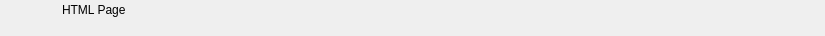
<?xml version="1.0" encoding="UTF-8"?>
<ui version="4.0">
 <class>RundownHtmlWidget</class>
 <widget class="QWidget" name="RundownHtmlWidget">
  <property name="geometry">
   <rect>
    <x>0</x>
    <y>0</y>
    <width>825</width>
    <height>36</height>
   </rect>
  </property>
  <layout class="QHBoxLayout" name="horizontalLayout">
   <property name="spacing">
    <number>0</number>
   </property>
   <property name="margin">
    <number>0</number>
   </property>
   <item>
    <widget class="QFrame" name="frameItem">
     <property name="sizePolicy">
      <sizepolicy hsizetype="Preferred" vsizetype="Fixed">
       <horstretch>0</horstretch>
       <verstretch>0</verstretch>
      </sizepolicy>
     </property>
     <property name="minimumSize">
      <size>
       <width>0</width>
       <height>36</height>
      </size>
     </property>
     <widget class="QLabel" name="labelIcon">
      <property name="geometry">
       <rect>
        <x>22</x>
        <y>2</y>
        <width>32</width>
        <height>32</height>
       </rect>
      </property>
      <property name="text">
       <string/>
      </property>
      <property name="pixmap">
       <pixmap resource="../Widgets.qrc">:/Graphics/Images/Html.png</pixmap>
      </property>
      <property name="scaledContents">
       <bool>true</bool>
      </property>
     </widget>
     <widget class="QLabel" name="labelChannel">
      <property name="geometry">
       <rect>
        <x>0</x>
        <y>0</y>
        <width>0</width>
        <height>0</height>
       </rect>
      </property>
      <property name="text">
       <string></string>
      </property>
     </widget>
     <widget class="QLabel" name="labelLabel">
      <property name="geometry">
       <rect>
        <x>62</x>
        <y>2</y>
        <width>5000</width>
        <height>16</height>
       </rect>
      </property>
      <property name="text">
       <string>HTML Page</string>
      </property>
     </widget>
     <widget class="QLabel" name="labelColor">
      <property name="geometry">
       <rect>
        <x>0</x>
        <y>0</y>
        <width>18</width>
        <height>36</height>
       </rect>
      </property>
      <property name="text">
       <string/>
      </property>
     </widget>
     <widget class="QLabel" name="labelGroupColor">
      <property name="geometry">
       <rect>
        <x>0</x>
        <y>0</y>
        <width>6</width>
        <height>36</height>
       </rect>
      </property>
      <property name="text">
       <string/>
      </property>
     </widget>
     <widget class="QLabel" name="labelDevice">
      <property name="geometry">
       <rect>
        <x>62</x>
        <y>19</y>
        <width>75</width>
        <height>16</height>
       </rect>
      </property>
      <property name="text">
       <string></string>
      </property>
     </widget>
     <widget class="QLabel" name="labelDelay">
      <property name="geometry">
       <rect>
        <x>185</x>
        <y>19</y>
        <width>55</width>
        <height>16</height>
       </rect>
      </property>
      <property name="text">
       <string></string>
      </property>
     </widget>
     <widget class="QLabel" name="labelRemoteTriggerId">
      <property name="geometry">
       <rect>
        <x>245</x>
        <y>19</y>
        <width>70</width>
        <height>16</height>
       </rect>
      </property>
      <property name="text">
       <string></string>
      </property>
     </widget>
     <widget class="QLabel" name="labelVideolayer">
      <property name="geometry">
       <rect>
        <x>140</x>
        <y>19</y>
        <width>40</width>
        <height>16</height>
       </rect>
      </property>
      <property name="text">
       <string></string>
      </property>
     </widget>
    </widget>
   </item>
   <item>
    <widget class="QFrame" name="frameStatus">
     <property name="minimumSize">
      <size>
       <width>77</width>
       <height>0</height>
      </size>
     </property>
     <property name="maximumSize">
      <size>
       <width>77</width>
       <height>16777215</height>
      </size>
     </property>
     <widget class="QLabel" name="labelGpiConnected">
      <property name="geometry">
       <rect>
        <x>1</x>
        <y>2</y>
        <width>32</width>
        <height>32</height>
       </rect>
      </property>
      <property name="minimumSize">
       <size>
        <width>32</width>
        <height>32</height>
       </size>
      </property>
      <property name="maximumSize">
       <size>
        <width>32</width>
        <height>32</height>
       </size>
      </property>
      <property name="lineWidth">
       <number>0</number>
      </property>
      <property name="text">
       <string/>
      </property>
      <property name="pixmap">
       <pixmap resource="../Widgets.qrc">:/Graphics/Images/GpiConnected.png</pixmap>
      </property>
      <property name="scaledContents">
       <bool>true</bool>
      </property>
     </widget>
     <widget class="QLabel" name="labelDisconnected">
      <property name="geometry">
       <rect>
        <x>32</x>
        <y>2</y>
        <width>32</width>
        <height>32</height>
       </rect>
      </property>
      <property name="minimumSize">
       <size>
        <width>32</width>
        <height>32</height>
       </size>
      </property>
      <property name="maximumSize">
       <size>
        <width>32</width>
        <height>32</height>
       </size>
      </property>
      <property name="text">
       <string/>
      </property>
      <property name="pixmap">
       <pixmap resource="../Widgets.qrc">:/Graphics/Images/Disconnected.png</pixmap>
      </property>
      <property name="scaledContents">
       <bool>true</bool>
      </property>
     </widget>
     <widget class="QLabel" name="labelActiveColor">
      <property name="geometry">
       <rect>
        <x>69</x>
        <y>0</y>
        <width>8</width>
        <height>36</height>
       </rect>
      </property>
      <property name="minimumSize">
       <size>
        <width>8</width>
        <height>36</height>
       </size>
      </property>
      <property name="maximumSize">
       <size>
        <width>8</width>
        <height>36</height>
       </size>
      </property>
      <property name="text">
       <string/>
      </property>
     </widget>
    </widget>
   </item>
  </layout>
 </widget>
 <resources>
  <include location="../Widgets.qrc"/>
 </resources>
 <connections/>
 <slots>
  <slot>addToCombo()</slot>
 </slots>
</ui>
